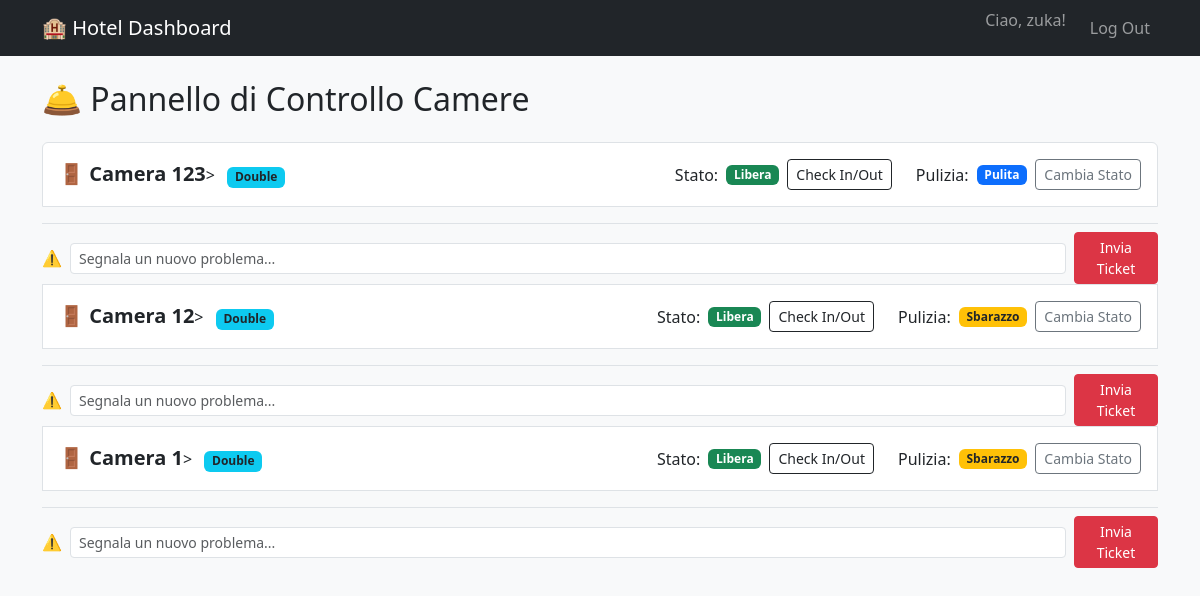
The app's page / (signed in), older data.
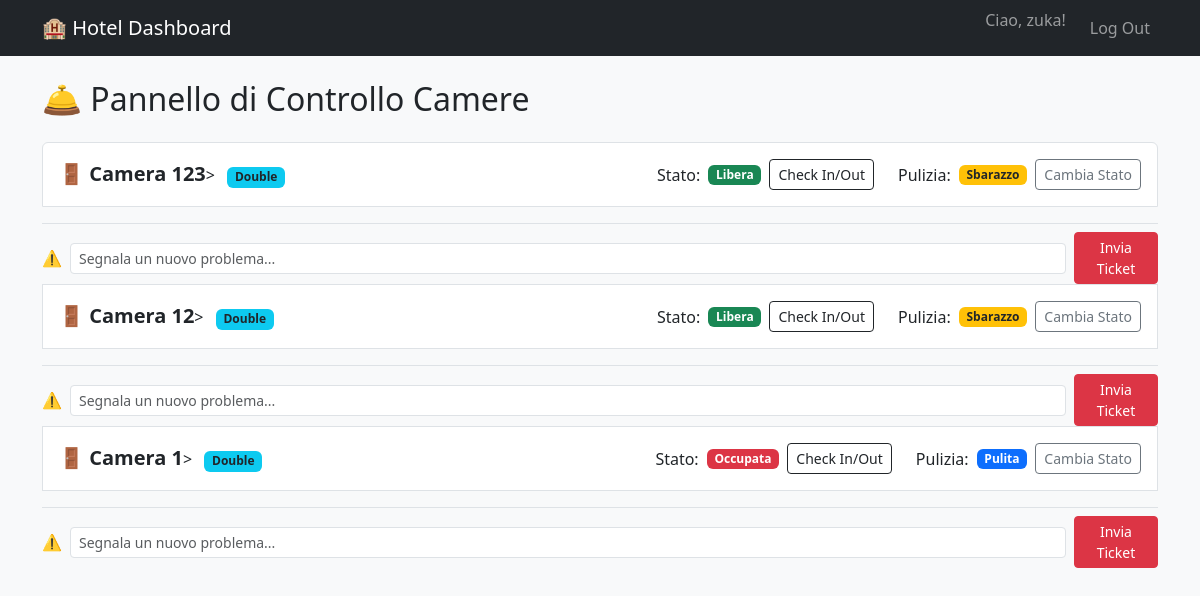
The same page, newer data.
### hotel/models.py (models this page shows, shortened)
class HotelRoom(models.Model):
    ROOM_TYPES = [
        ('SGL', 'Single'),
        ('DBL', 'Double'),
        ('TWN', 'Twin'),
        ('SUI', 'Suite'),
    ]
    room_number = models.IntegerField(unique=True, verbose_name="Numero Camera")
    is_clean = models.BooleanField(default=True, verbose_name="Pulita")
    is_occupied = models.BooleanField(default=False, verbose_name="Occupata")
    room_type = models.CharField(max_length=3, choices=ROOM_TYPES, default='DBL', verbose_name="Tipo Camera")
    is_out_of_order = models.BooleanField(default=False, verbose_name="Fuori Servizio")
    notes = models.TextField(blank=True, null=True, verbose_name="Note")

### hotel/views.py (the view)
# urls.py: path('', dashboard, name='dashboard'),
@login_required
def dashboard(request):
    rooms = HotelRoom.objects.all()
    is_reception = request.user.groups.filter(name='Reception').exists()
    is_housekeeping = request.user.groups.filter(name='Housekeeping').exists()
    is_facchini = request.user.groups.filter(name='Facchini').exists()
    context = {
        'rooms': rooms,
        'is_reception': is_reception,
        'is_housekeeping': is_housekeeping,
        'is_facchini': is_facchini,
    }
    return render(request, 'pages/dashboard.html', context)

### hotel/templates/pages/dashboard.html (shortened to what this page needs)
{% extends 'base.html' %}
{% block content %}
    <h2 class="mb-4">🛎️ Pannello di Controllo Camere</h2>
    <ul class="list-group">
        {% for room in rooms %}
            <li class="list-group-item d-flex justify-content-between align-items-start p-3">
                <div class="me-auto">
                    <span class="fs-5">🚪 <strong>Camera {{ room.room_number }}</strong></span>>
                    <span class="badge bg-info text-dark ms-2">{{ room.get_room_type_display }}</span>
                </div>
                <div class="d-flex align-items-center mt-2 mt-md-0">
                    <span class="me-2">Stato:</span>
                    {% if room.is_occupied %}
                        <span class="badge bg-danger me-2">Occupata</span>
                    {% else %}
                        <span class="badge bg-success me-2">Libera</span>
                    {% endif %}
                    {% if is_reception or user.is_superuser %}
                    <form method="POST" action="{% url 'toggle_occupancy' room.id %}" class="d-inline me-4">
                        <button type="submit" class="btn btn-sm btn-outline-dark">Check In/Out</button>
                    </form>
                    {% else %}
                    <span class="me-4"></span>
                    {% endif %}
                    <span class="me-2">Pulizia:</span>
                    {% if room.is_clean %}
                        <span class="badge bg-primary me-2">Pulita</span>
                    {% else %}
                        <span class="badge bg-warning text-dark me-2">Sbarazzo</span>
                    {% endif %}
                    {% if is_housekeeping or user.is_superuser %}
                    <form method="POST" action="{% url 'toggle_clean' room.id %}" class="d-inline">
                        <button type="submit" class="btn btn-sm btn-outline-secondary">Cambia Stato</button>
                    </form>
                    {% endif %}
                </div>
            </li>
                {% if is_reception or user.is_superuser %}
                <div class="mt-3 border-top pt-2 w-100">
                    <form method="POST" action="{% url 'create_ticket' room.id %}" class="d-flex align-items-center">
                        <span class="me-2">⚠️</span>
                        <input type="text" name="informazione" class="form-control form-control-sm me-2" placeholder="Segnala un nuovo problema..." required>
                        <button type="submit" class="btn btn-sm btn-danger text-white">Invia Ticket</button>
                    </form>
                </div>
                {% endif %}
        {% empty %}
            <div class="alert alert-info">Nessuna camera registrata.</div>
        {% endfor %}
    </ul>
{% endblock content %}

Row changes from the older to the newer data that the page shows:
changed HotelRoom (number 1 of 3 on the later page): is_clean "Pulita" → "Sbarazzo"
changed HotelRoom (number 3 of 3 on the later page): is_occupied "Libera" → "Occupata"; is_clean "Sbarazzo" → "Pulita"
